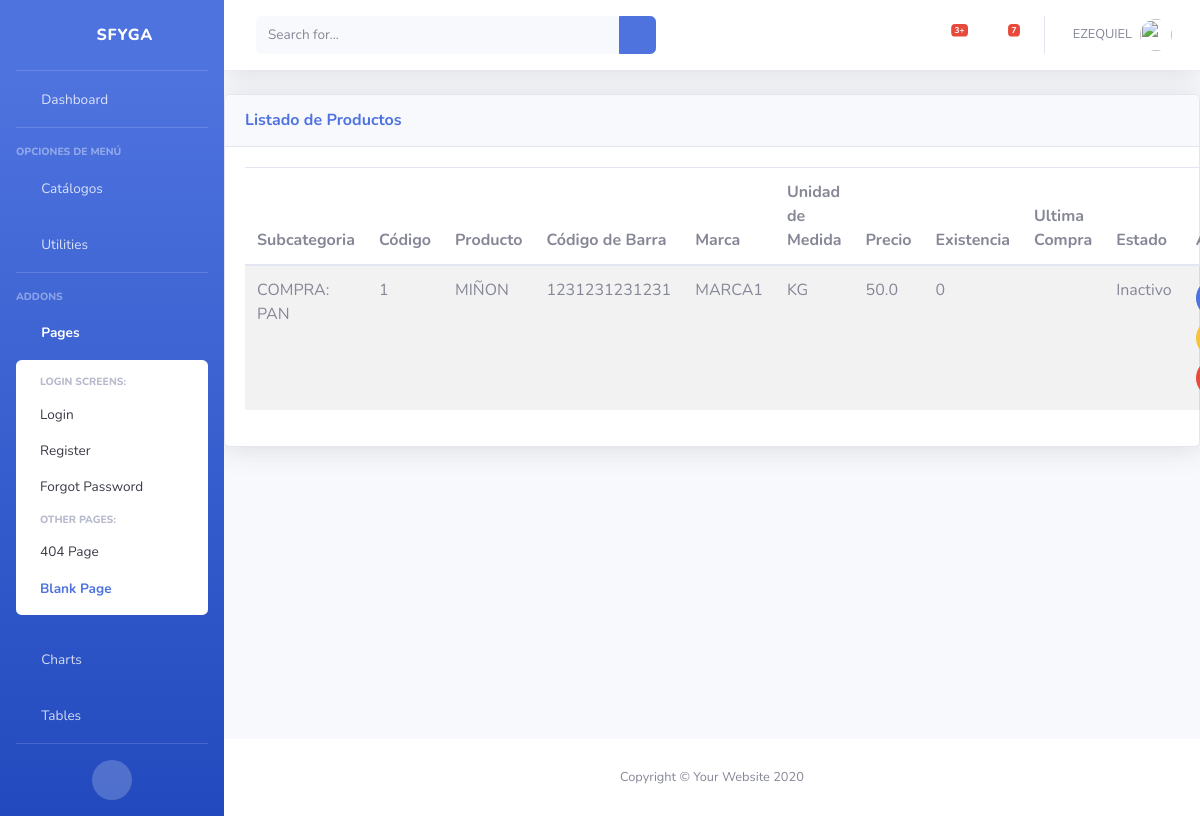
The app's page /inv/productos/ (signed in) with its own data.
### inv/models.py (models this page shows, shortened)
class Productos(ClaseModelo):
    codigo = models.CharField(max_length=50, help_text='Codigo de Producto', unique=True)
    codigo_barra = models.CharField(max_length=13)
    descripcion = models.CharField(max_length=200, help_text='Desc. del Producto')
    precio = models.FloatField(default=0)
    existencia = models.IntegerField(default=0)
    ultima_compra = models.DateField(null=True, blank=True)
    marca = models.ForeignKey(Marca, on_delete=models.CASCADE)
    unidad_medida = models.ForeignKey(Um, on_delete=models.CASCADE)
    subcategoria = models.ForeignKey(SubCategoria, on_delete=models.CASCADE)
    class Meta:
        verbose_name_plural = 'Productos'

class SubCategoria(ClaseModelo):
    categoria = models.ForeignKey(Categoria, on_delete=models.CASCADE)
    descripcion = models.CharField( max_length=100, help_text = 'Descripción de la Categoria', unique = True )
    def __str__(self):
        return '{}: {}'.format(self.categoria.descripcion, self.descripcion)
    class Meta:
        verbose_name_plural = 'SubCategorias'
        unique_together = ('categoria','descripcion')

class Categoria(ClaseModelo):
    descripcion = models.CharField(max_length=100, help_text='Descripción de la Categoría', unique=True)
    class Meta:
        verbose_name_plural = 'Categorias'

class Marca(ClaseModelo):
    descripcion = models.CharField(max_length=100, help_text='Marca', unique=True)
    def __str__(self):
        return '{}'.format(self.descripcion)
    class Meta:
        verbose_name_plural = 'Marcas'

class Um(ClaseModelo):
    descripcion = models.CharField(max_length=50, help_text='Unidad Medida', unique=True)
    def __str__(self):
        return '{}'.format(self.descripcion)
    class Meta:
        verbose_name_plural = 'Unidades de Medida'

### inv/views.py (the view)
# urls.py: path('productos/', ProductosView.as_view(), name='productos_list'),
class ProductosView(LoginRequiredMixin, generic.ListView):
    model = Productos
    template_name = "inv/producto_list.html"
    context_object_name = "obj"
    login_url = "bases:login"

### inv/templates/inv/producto_list.html (shortened to what this page needs)
{% extends 'base/base.html' %}
{% block page_content %}
<div class="card shadow mb-4">
    <div
        class="card-header py-3 d-flex flex-row align-items-center justify-content-between">
        <h6 class="m-0 font-weight-bold text-primary">Listado de Productos</h6>
        <div class="dropdown no-arrow">
            <a class="dropdown-toggle" href="#" role="button" id="dropdownMenuLink"
                data-toggle="dropdown" aria-haspopup="true" aria-expanded="false">
                <i class="fas fa-ellipsis-v fa-sm fa-fw text-gray-400"></i>
            </a>
        </div>
    </div>
    <div class="card-body">
        {% if not obj %}
            <div class="alert alert-info">No Hay Productos</div>
        {% else %}
            <table class= "table table-striped table-hover">
                <thead>
                    <th>Subcategoria</th>
                    <th>Código</th>
                    <th>Producto</th>
                    <th>Código de Barra</th>
                    <th>Marca</th>
                    <th>Unidad de Medida</th>
                    <th>Precio</th>
                    <th>Existencia</th>
                    <th>Ultima Compra</th>
                    <th>Estado</th>
                    <th class="all">Acciones</th>
                </thead>
                <tbody>
                    {% for item in obj %}
                    <tr>
                        <td>{{ item.subcategoria }}</td>
                        <td>{{ item.codigo }}</td>
                        <td>{{ item.descripcion }}</td>
                        <td>{{ item.codigo_barra }}</td>
                        <td>{{ item.marca }}</td>
                        <td>{{ item.unidad_medida }}</td>
                        <td>{{ item.precio }}</td>
                        <td>{{ item.existencia }}</td>
                        <td>{{ item.ultima_compra | date:"d/m/Y H:i:s" }}</td>
                        <td>{{ item.estado| yesno:"Activo,Inactivo" }}</td>
                        <td>
                            <a href="#"  onclick="return abrir_modal('{% url 'inv:productos_edit' item.id %}')" class="btn btn-primary btn-circle" role="button"></a>
                            {% if item.estado == True %}
                                <a href="#"  onclick="return abrir_modal('{% url 'inv:productos_inactivar' item.id %}')" class="btn btn-success btn-circle" role="button"><i class="fas fa-check"></i></a>
                                {% else %}
                                <a href="#"  onclick="return abrir_modal('{% url 'inv:productos_inactivar' item.id %}')" class="btn btn-warning btn-circle" role="button"></a>
                            {% endif %}
                            <a href="#"  onclick="return abrir_modal('{% url 'inv:productos_del' item.id %}')" class="btn btn-danger btn-circle" role="button"></a>
                        </td>
                    </tr>
                    {% endfor %}
                </tbody>
            </table>
        {% endif %}
    </div>
</div>
{% endblock page_content %}

### templates/base/base.html (shortened to what this page needs)
{% load static %}
<!DOCTYPE html>
<html lang="es">
<head>
    <link href="{% static 'base/vendor/fontawesome-free/css/all.min.css' %}" rel="stylesheet" type="text/css">
    <link href="{% static 'base/css/sb-admin-2.min.css' %}" rel="stylesheet">
    <link href="{% static 'base/vendor/datatables/datatables.bootstrap4.min.css' %}" rel="stylesheet">
    <link href="{% static 'base/vendor/jquery_confirm/jquery-confirm.min.css' %}" rel="stylesheet">
</head>
<body id="page-top" class="bg-gradient-primary">
    <div id="wrapper">
        {% block side_bar %}
        <ul class="navbar-nav bg-gradient-primary sidebar sidebar-dark accordion" id="accordionSidebar">
            <a class="sidebar-brand d-flex align-items-center justify-content-center" href="{% url 'bases:home' %}">
                <div class="sidebar-brand-icon rotate-n-15">
                    <i class="fas fa-laugh-wink"></i>
                </div>
                <div class="sidebar-brand-text mx-3">SFyGA</div>
            </a>
            <hr class="sidebar-divider my-0">
            <li class="nav-item">
                <a class="nav-link" href="{% url 'bases:home' %}">
                    <i class="fas fa-fw fa-tachometer-alt"></i>
                    <span>Dashboard</span></a>
            </li>
            <hr class="sidebar-divider">
            <div class="sidebar-heading">
                Opciones de Menú
            </div>
            <li class="nav-item">
                <a class="nav-link collapsed" href="#" data-toggle="collapse" data-target="#collapseTwo"
                    aria-expanded="true" aria-controls="collapseTwo">
                    <i class="fas fa-fw fa-cog"></i>
                    <span>Catálogos</span>
                </a>
            </li>
            <li class="nav-item">
                <a class="nav-link collapsed" href="#" data-toggle="collapse" data-target="#collapseUtilities"
                    aria-expanded="true" aria-controls="collapseUtilities">
                    <i class="fas fa-fw fa-wrench"></i>
                    <span>Utilities</span>
                </a>
            </li>
            <hr class="sidebar-divider">
            <div class="sidebar-heading">
                Addons
            </div>
            <li class="nav-item active">
                <a class="nav-link" href="#" data-toggle="collapse" data-target="#collapsePages" aria-expanded="true"
                    aria-controls="collapsePages">
                    <i class="fas fa-fw fa-folder"></i>
                    <span>Pages</span>
                </a>
                <div id="collapsePages" class="collapse show" aria-labelledby="headingPages"
                    data-parent="#accordionSidebar">
                    <div class="bg-white py-2 collapse-inner rounded">
                        <h6 class="collapse-header">Login Screens:</h6>
                        <a class="collapse-item" href="login.html">Login</a>
                        <a class="collapse-item" href="register.html">Register</a>
                        <a class="collapse-item" href="forgot-password.html">Forgot Password</a>
                        <h6 class="collapse-header">Other Pages:</h6>
                        <a class="collapse-item" href="404.html">404 Page</a>
                        <a class="collapse-item active" href="blank.html">Blank Page</a>
                    </div>
                </div>
            </li>
            <li class="nav-item">
                <a class="nav-link" href="charts.html">
                    <i class="fas fa-fw fa-chart-area"></i>
                    <span>Charts</span></a>
            </li>
            <li class="nav-item">
                <a class="nav-link" href="tables.html">
                    <i class="fas fa-fw fa-table"></i>
                    <span>Tables</span></a>
            </li>
            <hr class="sidebar-divider d-none d-md-block">
            <div class="text-center d-none d-md-inline">
                <button class="rounded-circle border-0" id="sidebarToggle"></button>
            </div>
        </ul>
        {% endblock side_bar %}
        <div id="content-wrapper" class="d-flex flex-column">
            <div id="content">
                {% block top_bar %}
                <nav class="navbar navbar-expand navbar-light bg-white topbar mb-4 static-top shadow">
                    <form
                        class="d-none d-sm-inline-block form-inline mr-auto ml-md-3 my-2 my-md-0 mw-100 navbar-search">
                        <div class="input-group">
                            <input type="text" class="form-control bg-light border-0 small" placeholder="Search for..."
                                aria-label="Search" aria-describedby="basic-addon2">
                            <div class="input-group-append">
                                <button class="btn btn-primary" type="button">
                                    <i class="fas fa-search fa-sm"></i>
                                </button>
                            </div>
                        </div>
                    </form>
                    <ul class="navbar-nav ml-auto">
                        <li class="nav-item dropdown no-arrow mx-1">
                            <a class="nav-link dropdown-toggle" href="#" id="alertsDropdown" role="button"
                                data-toggle="dropdown" aria-haspopup="true" aria-expanded="false">
                                <i class="fas fa-bell fa-fw"></i>
                                <span class="badge badge-danger badge-counter">3+</span>
                            </a>
                        </li>
                        <li class="nav-item dropdown no-arrow mx-1">
                            <a class="nav-link dropdown-toggle" href="#" id="messagesDropdown" role="button"
                                data-toggle="dropdown" aria-haspopup="true" aria-expanded="false">
                                <i class="fas fa-envelope fa-fw"></i>
                                <span class="badge badge-danger badge-counter">7</span>
                            </a>
                        </li>
                        <li class="nav-item dropdown no-arrow">
                            <a class="nav-link dropdown-toggle" href="#" id="userDropdown" role="button"
                                data-toggle="dropdown" aria-haspopup="true" aria-expanded="false">
                                <span class="mr-2 d-none d-lg-inline text-gray-600 small">{{ user.username|upper }}</span>
                                <img class="img-profile rounded-circle"
                                    src="{% static '/base/img/undraw_profile.svg' %}">
                            </a>
                        </li>
                    </ul>
                </nav>
                {% endblock top_bar %}
                {% block page_content %}{% endblock page_content %}
            </div>
            {% block footer %}
            <footer class="sticky-footer bg-white">
                <div class="container my-auto">
                    <div class="copyright text-center my-auto">
                        <span>Copyright &copy; Your Website 2020</span>
                    </div>
                </div>
            </footer>
            {% endblock footer %}
        </div>
    </div>
</body>
</html>

### records on screen
Productos: subcategoria "COMPRA: PAN", codigo "1", descripcion "MIÑON", codigo_barra "1231231231231", marca "MARCA1", unidad_medida "KG", precio "50.0", existencia "0", estado "Inactivo"

### other values on screen
{{ user.username|upper }} "EZEQUIEL"
